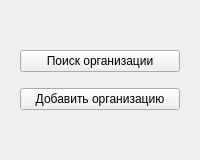
<?xml version="1.0" encoding="UTF-8"?>
<ui version="4.0">
 <class>welcome_window</class>
 <widget class="QWidget" name="welcome_window">
  <property name="geometry">
   <rect>
    <x>0</x>
    <y>0</y>
    <width>200</width>
    <height>160</height>
   </rect>
  </property>
  <property name="windowTitle">
   <string>Hi!</string>
  </property>
  <widget class="QWidget" name="verticalLayoutWidget">
   <property name="geometry">
    <rect>
     <x>20</x>
     <y>40</y>
     <width>160</width>
     <height>80</height>
    </rect>
   </property>
   <layout class="QVBoxLayout" name="verticalLayout">
    <item>
     <widget class="QPushButton" name="search_btn">
      <property name="text">
       <string>Поиск организации</string>
      </property>
     </widget>
    </item>
    <item>
     <widget class="QPushButton" name="add_btn">
      <property name="text">
       <string>Добавить организацию</string>
      </property>
     </widget>
    </item>
   </layout>
  </widget>
 </widget>
 <resources/>
 <connections/>
</ui>
